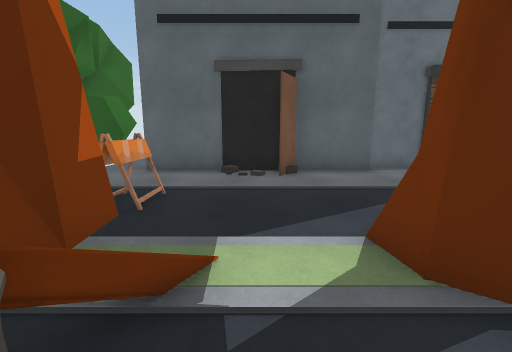
[1] (above)

19 first-person views from a walk through a 3-D level made in the Unity game engine. The camera is 1.3 m above the floor, tilts 10° down and sees 90° across. The floor is counted in squares, 1 m on a side. Each view is taken from the middle of a square. On the plan, view 1 faces up. The plan holds only what a view shows up to about 13 squares ahead; the rest is blank. The place goes on beyond the plan.

[2]
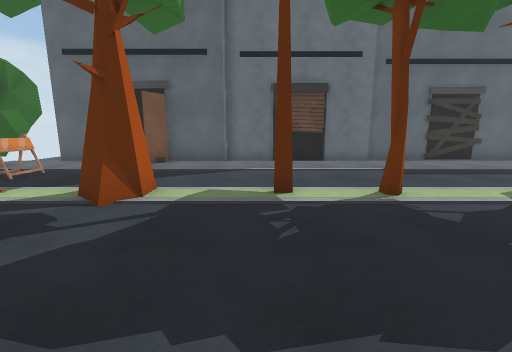

[3]
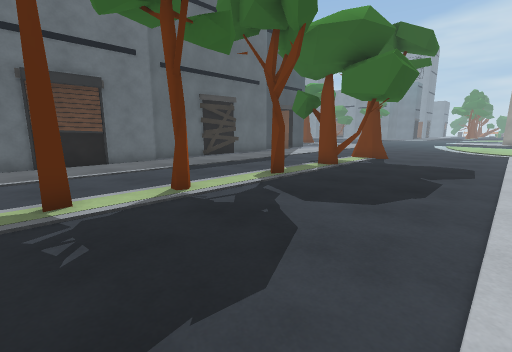

[4]
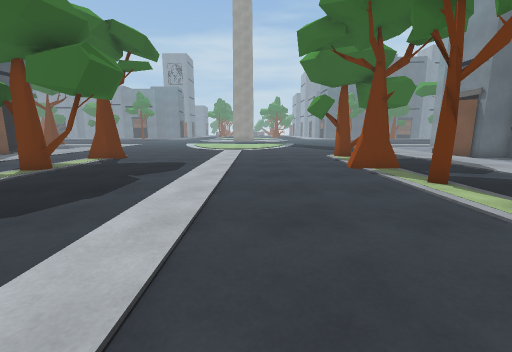

[5]
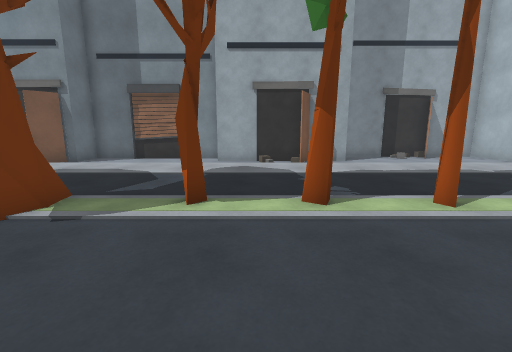

[6]
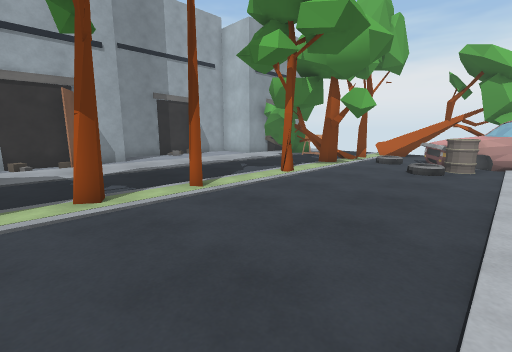

[7]
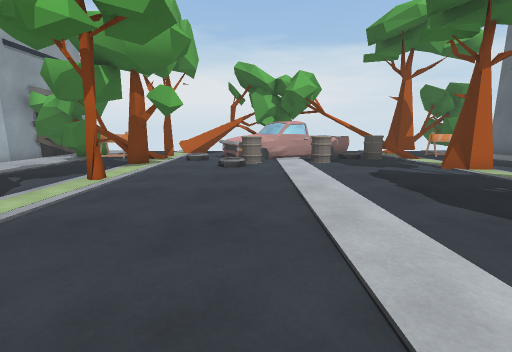

[8]
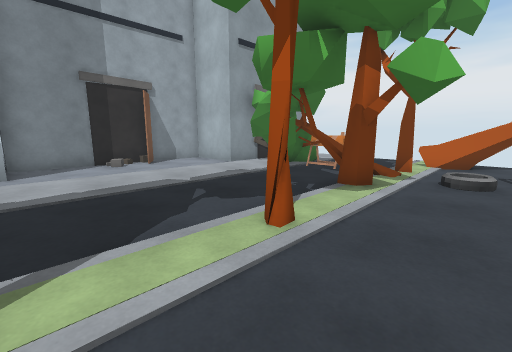

[9]
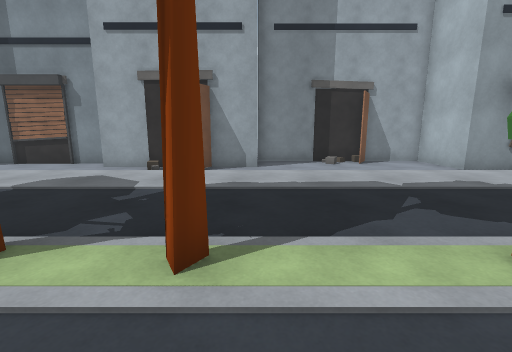

[10]
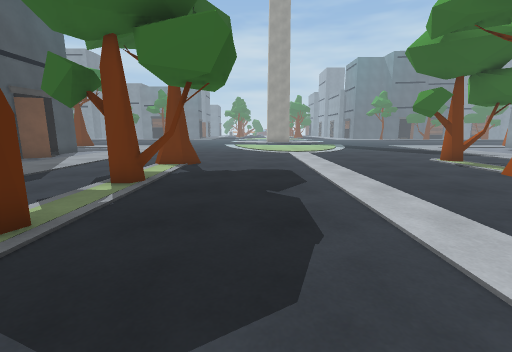

[11]
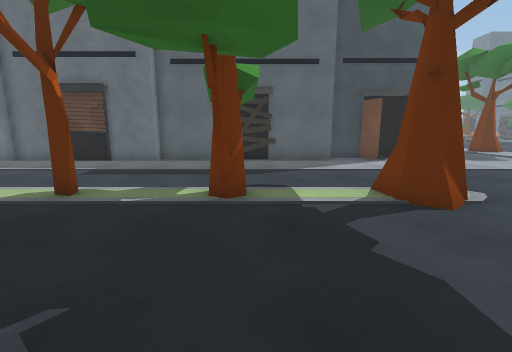

[12]
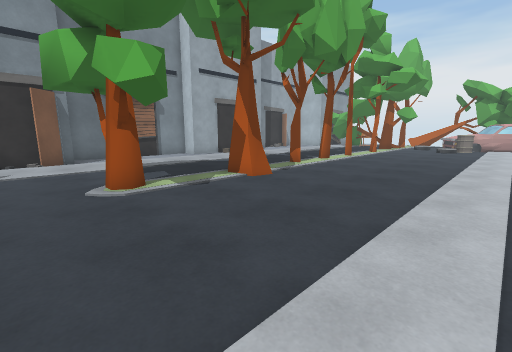

[13]
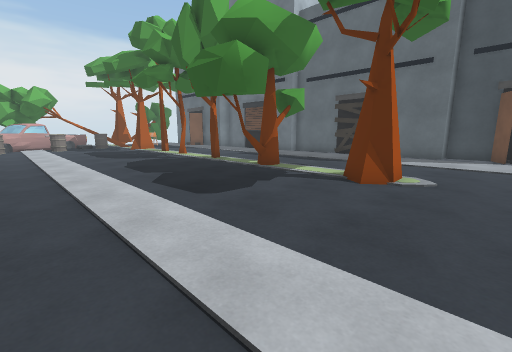

[14]
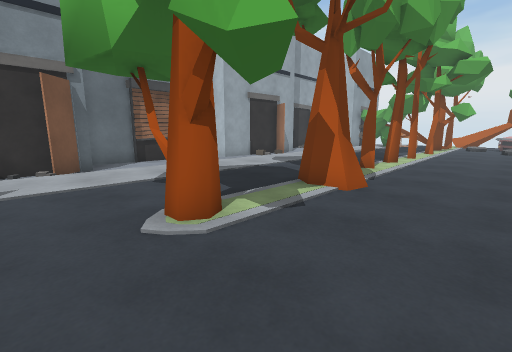

[15]
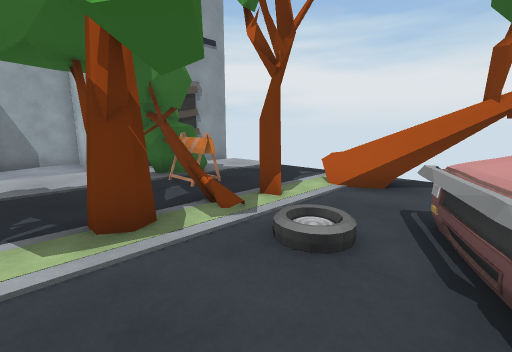

[16]
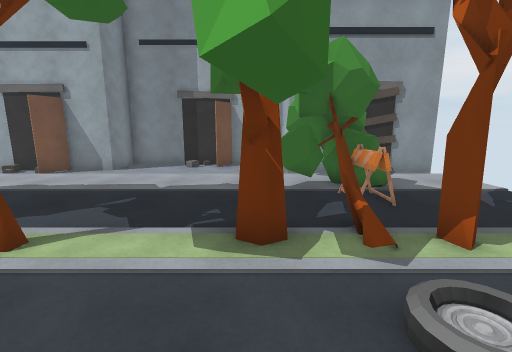

[17]
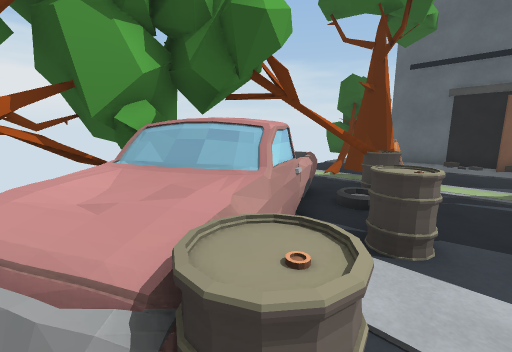

[18]
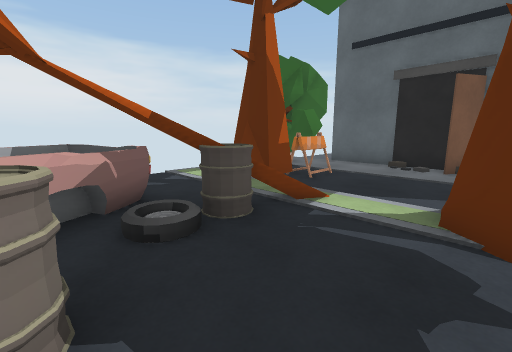

[19]
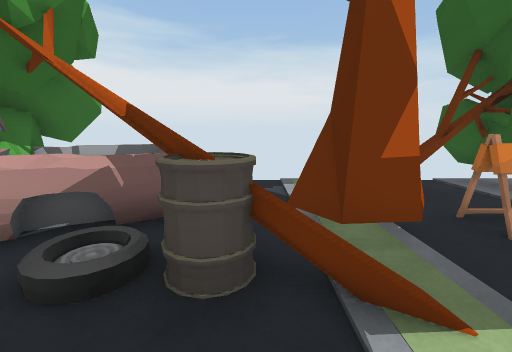

### Floor plan
Key: @ floor where view 1 was taken; # wall or solid block; . main floor; : floor 0.25 m higher than the main floor; / step, stairs or slope; = window, fence, low wall or low ledge; ^ raised ledge.
Columns run from 5 left of view 1 to 21 right of it. Each row starts with its distance up from view 1.
 10                ############
  9         ########..........#
  8  ########..................
  7  #.........................
  6  ##........................
  5  ###.......................
  4  #=#.......................
  3  .##...#...................
  2  .##...#...#.#..#..#...#:..
  1  ...=..............#.......
  0  .^##@.....................
 -1 =^^##......................
 -2 =^ #=^.....................
 -3 #####=.....................
 -4 ####^......................
 -5  #^^^^/....................
 -6  #.^^=//...................
 -7  #.=/......................
 -8  =..//.....................
 -9 =^.#/....#...#......#...#..
-10 ..../.#.................#..
-11 ..../.#....................
-12 ...##......................
-13 ...###.....................
-14 ...###.....................
-15 .. ##......................
-16 ######........#./.......###
-17      #......#######.....#
-18      #.###..#     #######
-19      ########

Where each view was taken, in squares from view 1:
view 1: 0 up, 0 right, facing up
view 2: 3 down, 5 right, facing up
view 3: 3 down, 5 right, facing up-right
view 4: 5 down, 6 right, facing right
view 5: 5 down, 11 right, facing down
view 6: 4 down, 11 right, facing down-left
view 7: 5 down, 11 right, facing left
view 8: 7 down, 7 right, facing down-left
view 9: 7 down, 7 right, facing down
view 10: 1 down, 8 right, facing right
view 11: 3 down, 15 right, facing up
view 12: 3 down, 21 right, facing down-left
view 13: 5 down, 21 right, facing up-left
view 14: 6 down, 21 right, facing down-left
view 15: 6 down, 2 right, facing down-left
view 16: 6 down, 1 right, facing down
view 17: 6 down, 1 right, facing up-left
view 18: 2 down, 2 right, facing up-left
view 19: 1 up, 1 right, facing left
